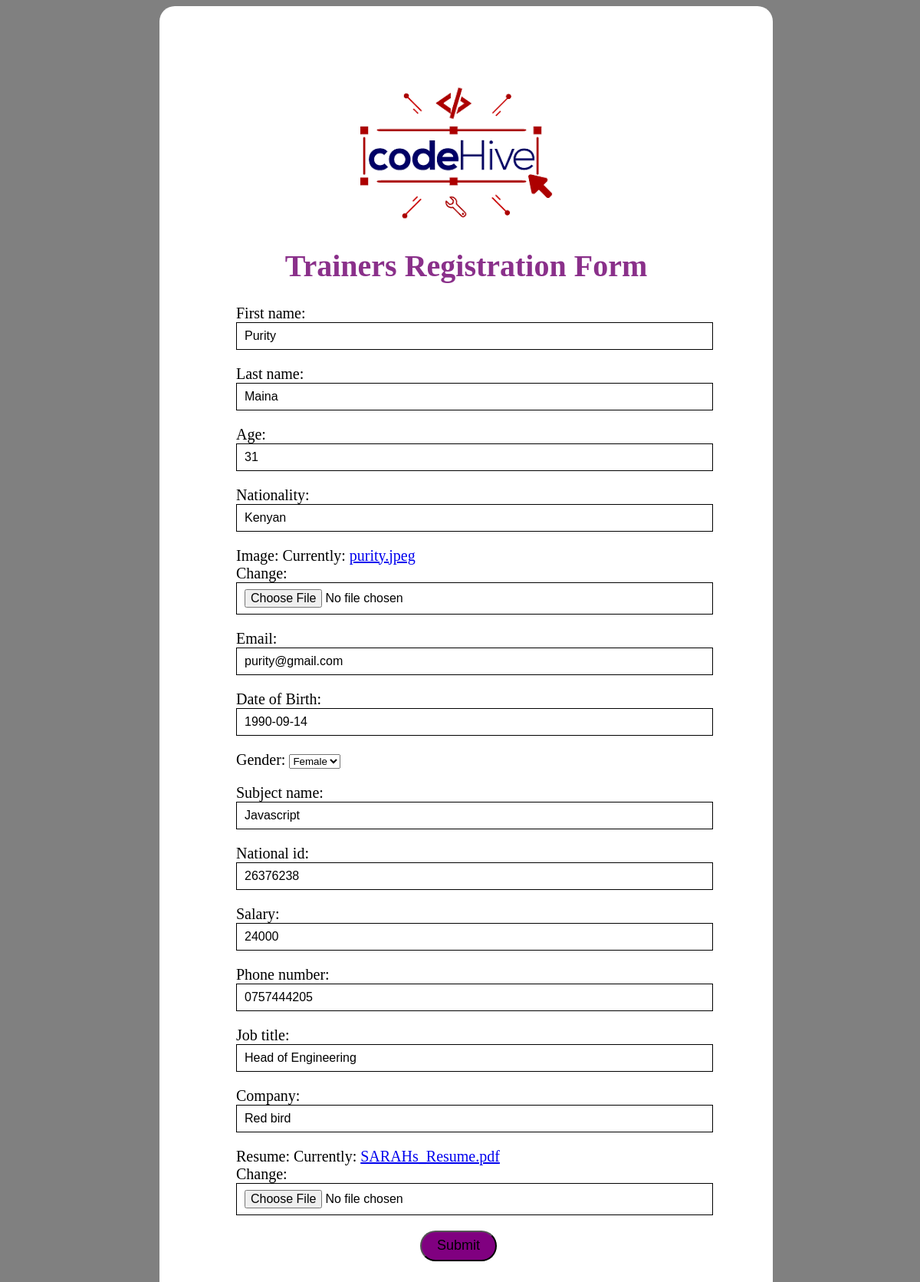
Page /trainer/edit/7 on the committed database.
### trainer/models.py (models this page shows, shortened)
class Trainer(models.Model):
    first_name=models.CharField(max_length=15)
    last_name=models.CharField(max_length=14)
    age=models.PositiveSmallIntegerField()
    nationality=models.CharField(max_length=20)
    image=models.ImageField()
    email=models.EmailField()
    Date_of_Birth=models.DateField()
    gender_choice=((u'M',u'Male'),(u'F',U'Female'),(u'O',u'Others'))
    gender=models.CharField(max_length=12,choices=gender_choice)
    subject_name=models.CharField(max_length=20)
    national_id=models.CharField(max_length=12)
    salary=models.PositiveBigIntegerField()
    phone_number=models.CharField(max_length=12)
    job_title=models.CharField(max_length=30)
    company=models.CharField(max_length=12)
    resume=models.FileField()

### trainer/views.py (the view)
# urls.py: path("edit/<int:id>",edit_trainer, name="edit_trainer"),
def edit_trainer(request,id):
    trainers=Trainer.objects.get(id=id)
    if request.method=="POST":
        form=TrainersRegestrationForm(request.POST,instance=trainers)
        if form.is_valid():
            form.save()
    else:form=TrainersRegestrationForm(instance=trainers)
    return render(request,"edit_trainer.html",{"form":form})

### trainer/forms.py
class TrainersRegestrationForm(forms.ModelForm):
    class Meta:
        model=Trainer
        fields="__all__"

### trainer/templates/edit_trainer.html (shortened to what this page needs)
<!DOCTYPE html>
<html lang="en">
<head>
</head>
<body>
    <form method="POST" enctype="multipart/form-data">
        <div class="hello">
            <img alt="">
        </div>
        <h1>Trainers Registration Form</h1>
        {{form.as_p}}
        <button type="submit">Submit</button>
    </form>
</body>
</html>

### trainer/templates/edit_trainer.html (style rules this page uses)
h1 { color: rgb(138, 48, 138); text-align: center; font-style: normal; }
body { background-color: grey; width: 400px; height: 800px; font-size: 20px; }
form { background-color: white; margin-left: 200px; width: 600px; padding: 100px; font-size: 20px; border-radius: 20px; margin-right: 300px; }
input { width: 100%; outline: none; border: 1px solid; font-size: 16px; padding: 8px 10px; background-color:white; }
button { background-color: purple; align-items: center; margin-left: 40%; top: 20; width: 100px; height: 40px; font-size: 18px; text-align: center; border-radius: 30px; }
.hello { margin-left: 25%; }

### rows in the picture
Trainer: first_name "Purity", last_name "Maina", age "31", nationality "Kenyan", email "purity@gmail.com", Date_of_Birth "1990-09-14", gender "Female", subject_name "Javascript", national_id "26376238", salary "24000", phone_number "0757444205", job_title "Head of Engineering", company "Red bird"
